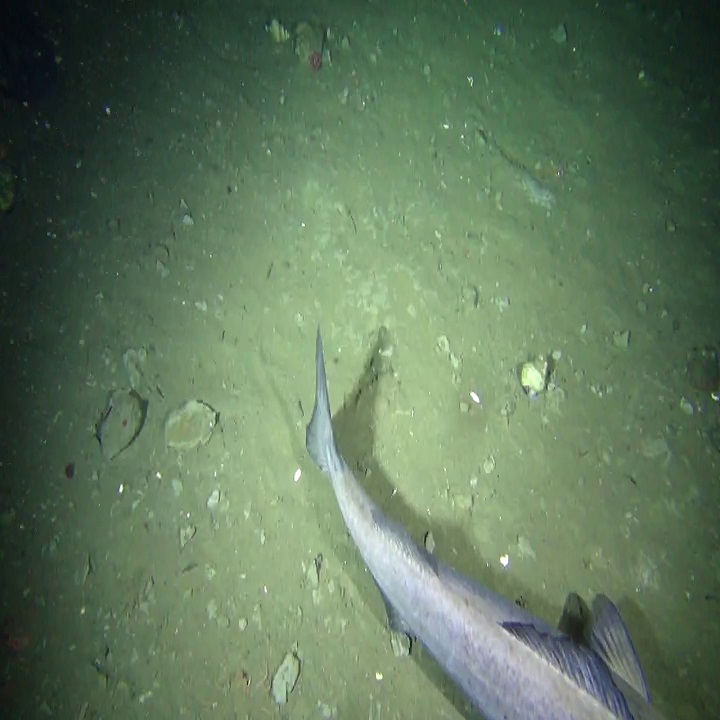
#> input picture 1.jpg, 720 x 720 px
$ python yerelHist.py
#> lines starting #> are read from the running program, lines starting #| are printed output that depends on the picture
import numpy as np
import matplotlib
import matplotlib.pyplot as plt
import cv2

from skimage import data
from skimage.util.dtype import dtype_range
from skimage.util import img_as_ubyte
from skimage import exposure
from skimage.morphology import disk
from skimage.morphology import ball
from skimage.filters import rank
from skimage.io import imread

matplotlib.rcParams['font.size'] = 9


def plot_img_and_hist(image, axes, bins=256):

    ax_img, ax_hist = axes
    ax_cdf = ax_hist.twinx()


    ax_img.imshow(image, cmap=plt.cm.gray)
    ax_img.set_axis_off()


    ax_hist.hist(image.ravel(), bins=bins)
    ax_hist.ticklabel_format(axis='y', style='scientific', scilimits=(0, 0))
    ax_hist.set_xlabel('Pixel intensity')

    xmin, xmax = dtype_range[image.dtype.type]
    ax_hist.set_xlim(xmin, xmax)


    img_cdf, bins = exposure.cumulative_distribution(image, bins)
    ax_cdf.plot(bins, img_cdf, 'r')

    return ax_img, ax_hist, ax_cdf


sk_image = imread('1.jpg')
#> sk_image is the input picture: shape (720, 720, 3); mean R, G, B 96, 118.7, 92.6
sk_image = sk_image.transpose(1,0,2).reshape(720,-1)
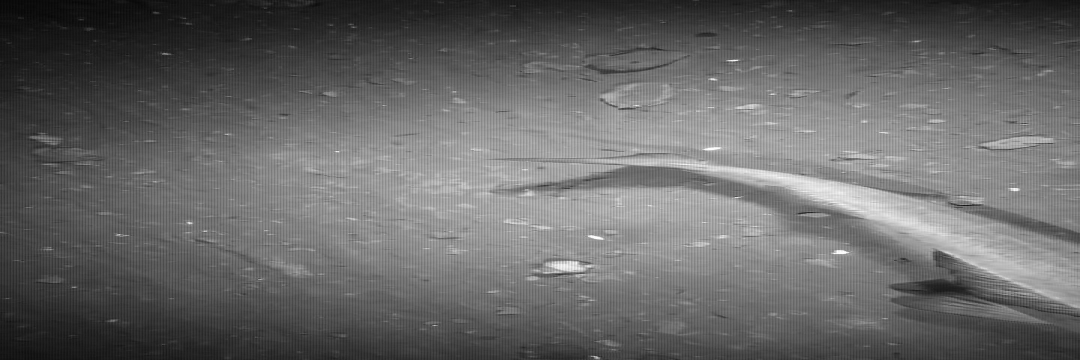
#> sk_image: shape (720, 2160) (shown at 1/2 size); min 0, max 255, mean 102.4
img = img_as_ubyte(sk_image)


img_rescale = exposure.equalize_hist(img)
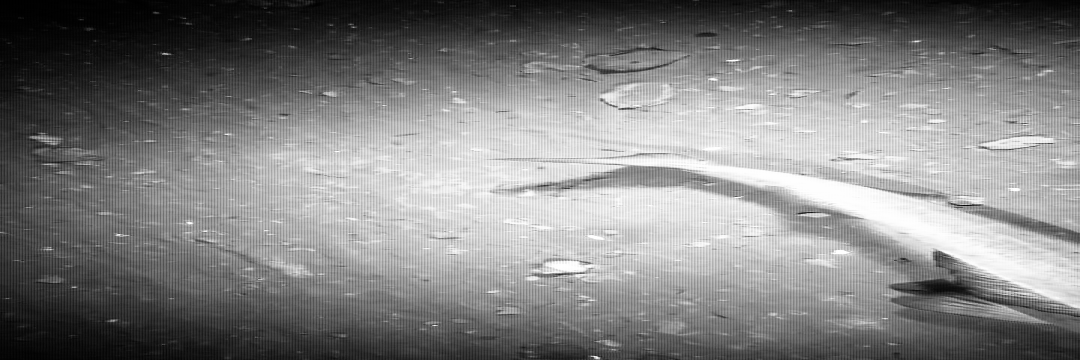
#> img_rescale: shape (720, 2160) float64 (shown at 1/2 size); min 6.43e-07, max 1, mean 0.503


footprint = disk(30)
img_eq = rank.equalize(img, footprint=footprint)
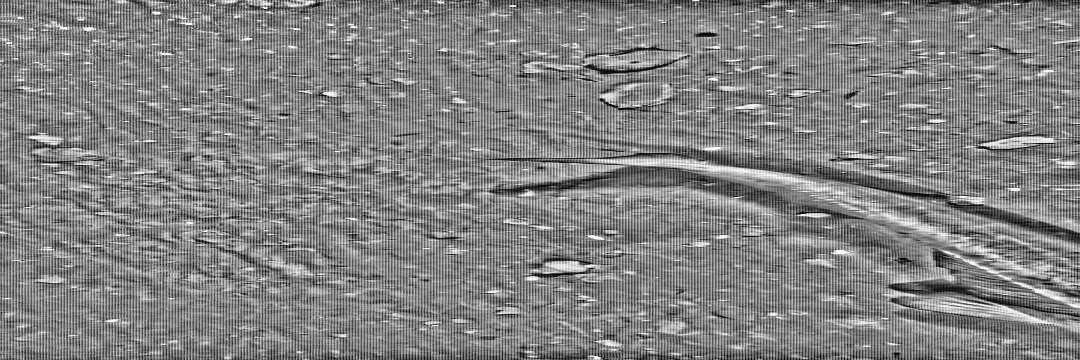
#> img_eq: shape (720, 2160) (shown at 1/2 size); min 0, max 255, mean 129.8


fig = plt.figure(figsize=(8, 5))
axes = np.zeros((2, 3), dtype=object)
axes[0, 0] = plt.subplot(2, 3, 1)
axes[0, 1] = plt.subplot(2, 3, 2, sharex=axes[0, 0], sharey=axes[0, 0])
axes[0, 2] = plt.subplot(2, 3, 3, sharex=axes[0, 0], sharey=axes[0, 0])
axes[1, 0] = plt.subplot(2, 3, 4)
axes[1, 1] = plt.subplot(2, 3, 5)
axes[1, 2] = plt.subplot(2, 3, 6)

ax_img, ax_hist, ax_cdf = plot_img_and_hist(img, axes[:, 0])
#> in plot_img_and_hist, `img_cdf, bins = exposure.cumulative_distribution(image, bins)`: img_cdf = 256 values from 6.43e-07 to 1; bins = 256 values from 0 to 255
ax_img.set_title('Low contrast image')
ax_hist.set_ylabel('Number of pixels')

ax_img, ax_hist, ax_cdf = plot_img_and_hist(img_rescale, axes[:, 1])
ax_img.set_title('Global equalise')

ax_img, ax_hist, ax_cdf = plot_img_and_hist(img_eq, axes[:, 2])
ax_img.set_title('Local equalize')
ax_cdf.set_ylabel('Fraction of total intensity')


fig.subplots_adjust(wspace=0.4)
plt.show()
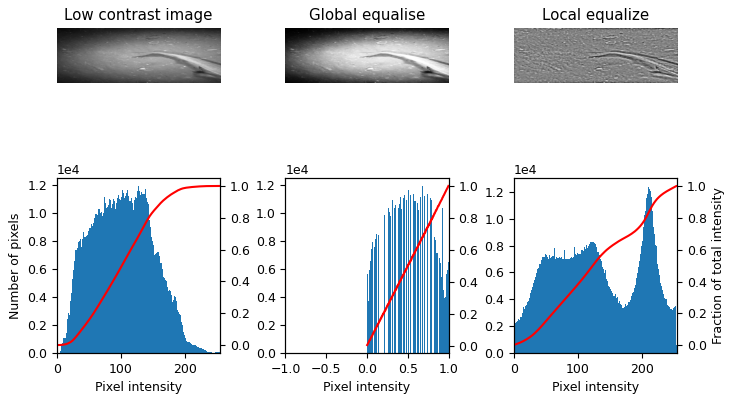
#> figure drawn by matplotlib, 9 panels; panel 4: tallest bar 11885 high, from x = 126.5 to 127.5; panel 5: tallest bar 11885 high, from x = 0.68 to 0.684; panel 6: tallest bar 12417 high, from x = 212.2 to 213.2; panel 7: curve peaks at x = 255, y = 1

$ run again, with 3.jpg copied over 1.jpg
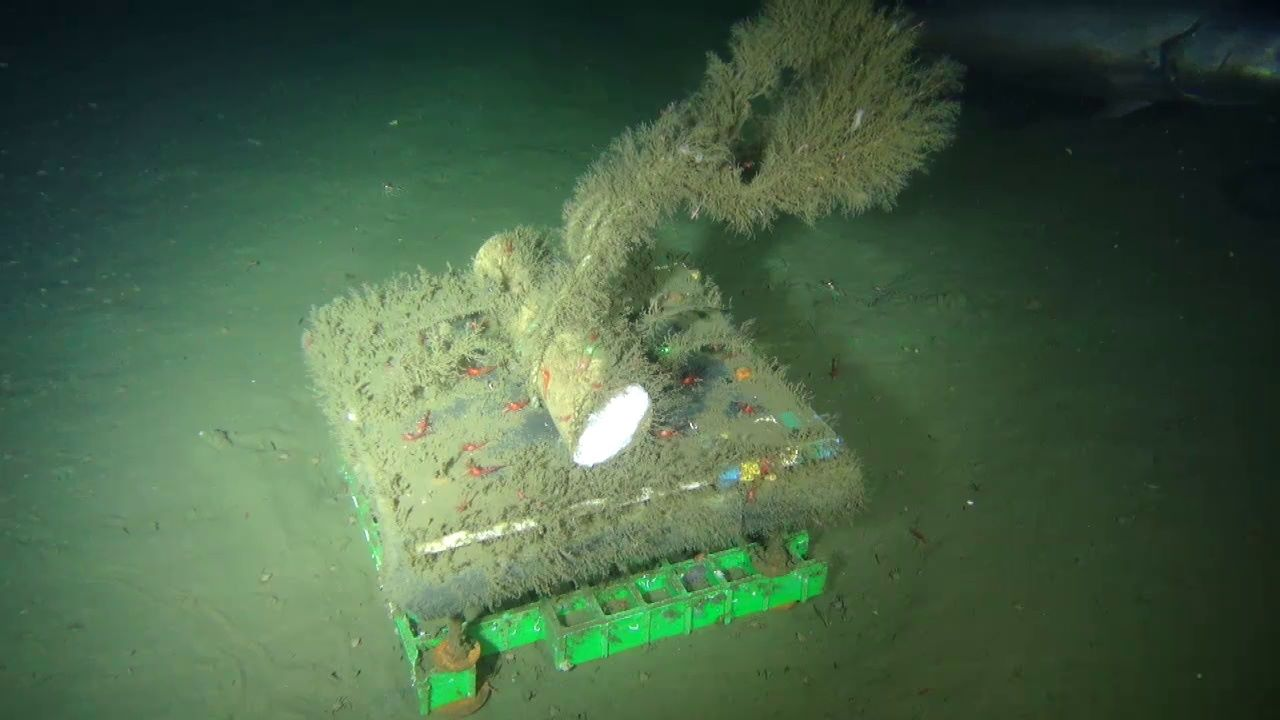
#> input picture 3.jpg, 1280 x 720 px
#> sk_image is the input picture: shape (720, 1280, 3); mean R, G, B 71.2, 97.3, 69.5
#> sk_image: shape (720, 3840)
#> `img_rescale = exposure.equalize_hist(img)`:
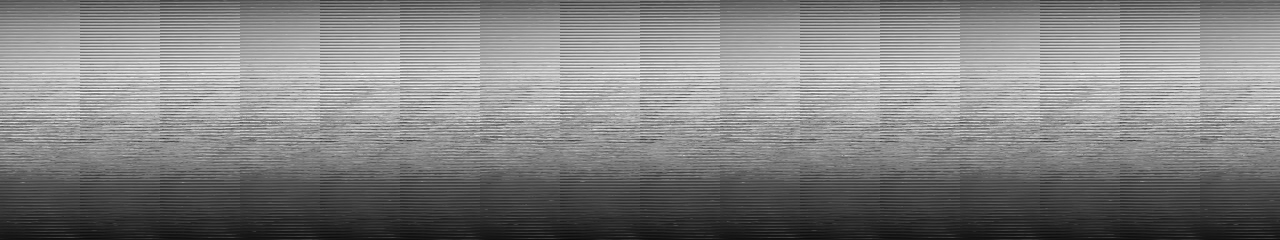
#> img_rescale: shape (720, 3840) float64 (shown at 1/3 size); min 2.1e-05, max 1, mean 0.503
#> `img_eq = rank.equalize(img, footprint=footprint)`:
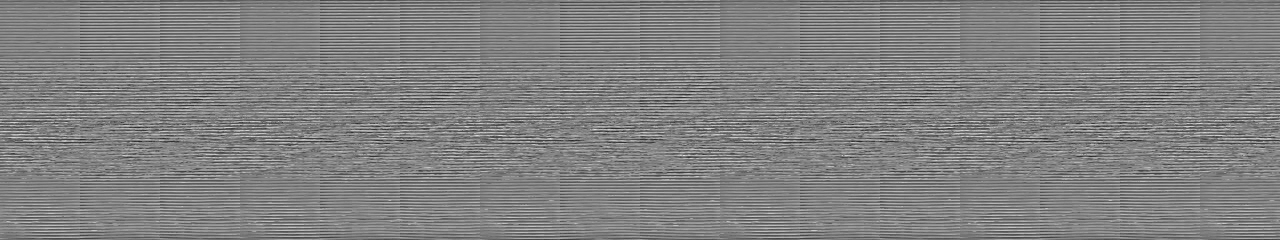
#> img_eq: shape (720, 3840) (shown at 1/3 size); min 0, max 255, mean 128.7
#> img_cdf = 256 values from 2.1e-05 to 1; bins = 256 values from 0 to 255

$ run again, with 5.jpg copied over 1.jpg
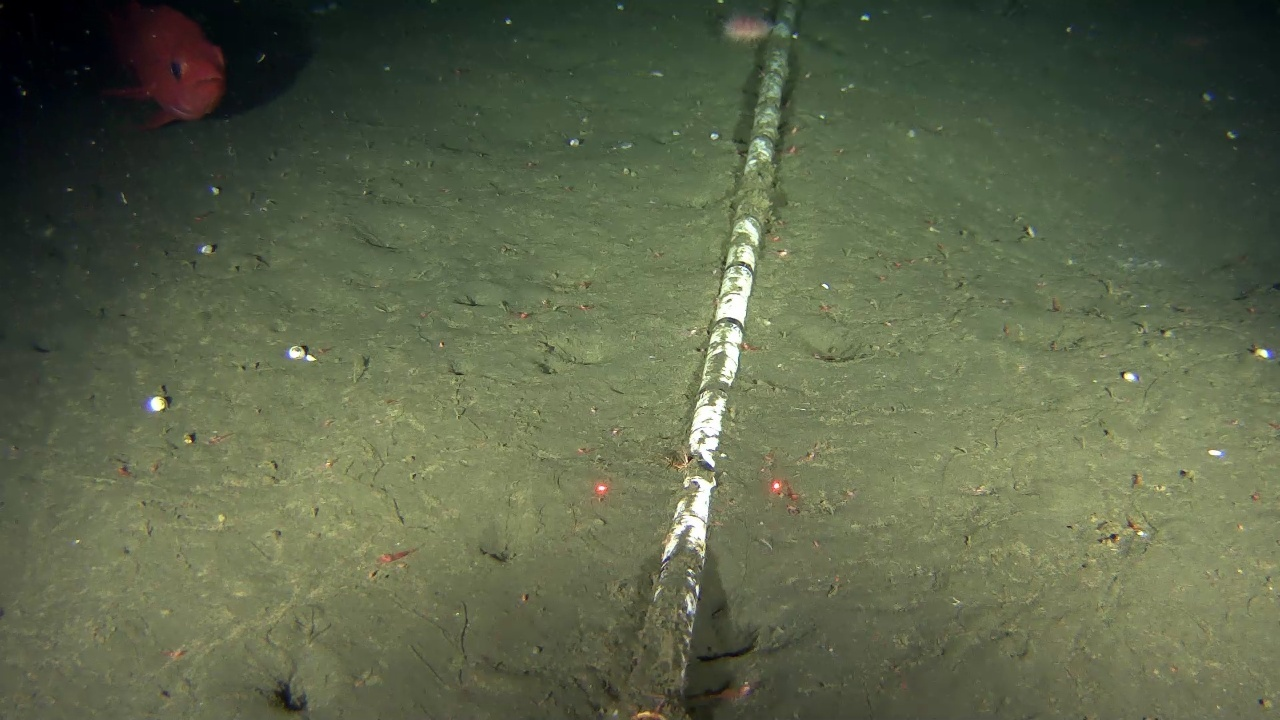
#> input picture 5.jpg, 1280 x 720 px
#> sk_image is the input picture: shape (720, 1280, 3); mean R, G, B 92.2, 100.7, 74.2
#> `sk_image = sk_image.transpose(1,0,2).reshape(720,-1)`:
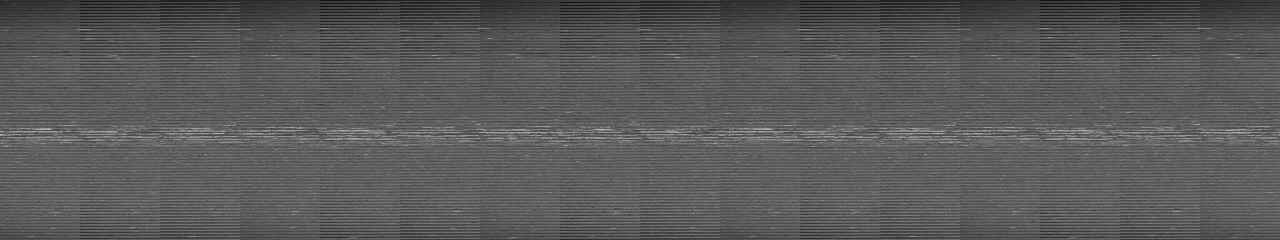
#> sk_image: shape (720, 3840) (shown at 1/3 size); min 0, max 255, mean 89
#> `img_eq = rank.equalize(img, footprint=footprint)`:
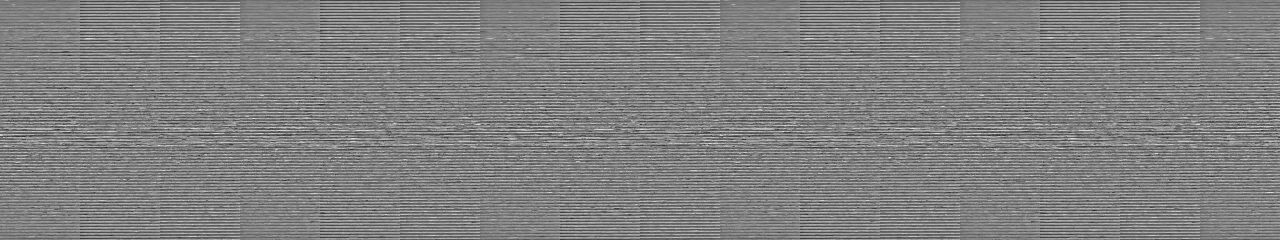
#> img_eq: shape (720, 3840) (shown at 1/3 size); min 0, max 255, mean 128.2
#> img_cdf = 256 values from 0.00256 to 1; bins = 256 values from 0 to 255

$ run again, with 7.jpg copied over 1.jpg
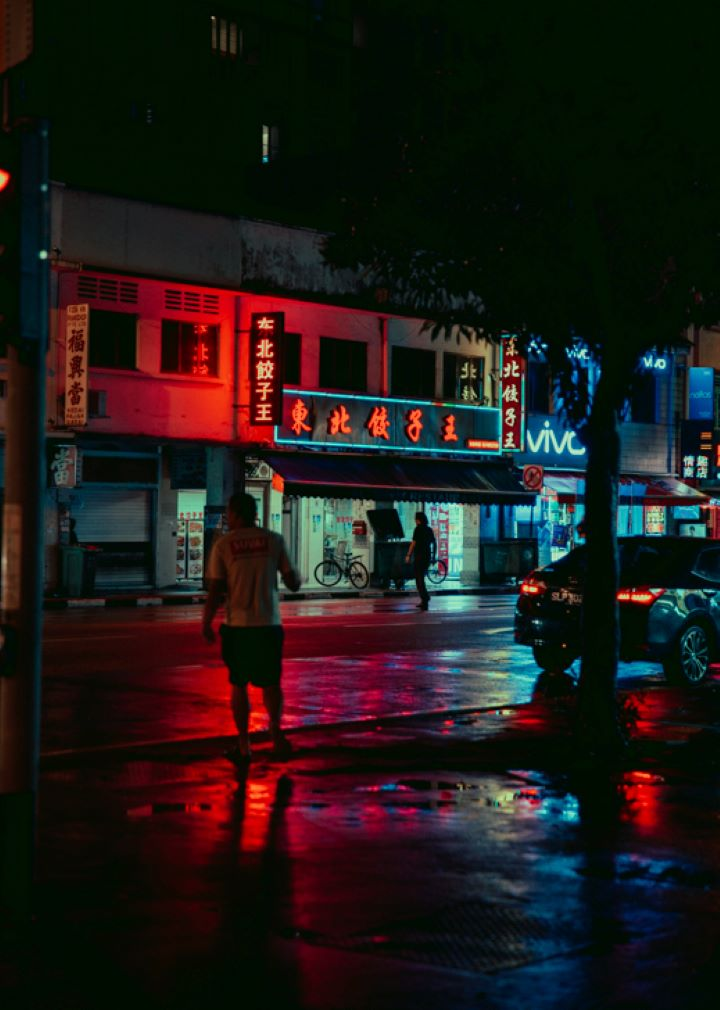
#> input picture 7.jpg, 720 x 1010 px
#> sk_image is the input picture: shape (1010, 720, 3); mean R, G, B 30.9, 25.6, 23.6
#> sk_image: shape (720, 3030)
#> `img_rescale = exposure.equalize_hist(img)`:
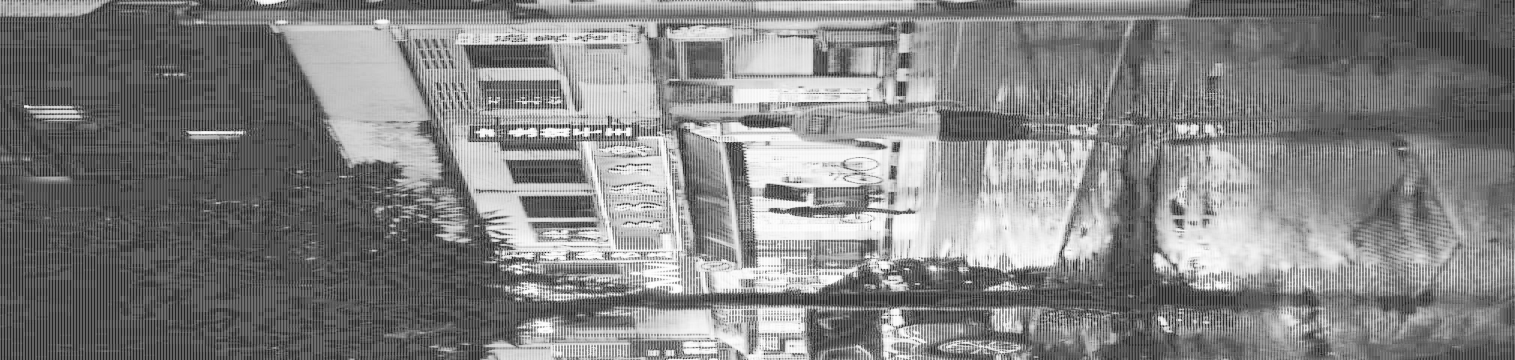
#> img_rescale: shape (720, 3030) float64 (shown at 1/2 size); min 0.134, max 1, mean 0.519
#> `img_eq = rank.equalize(img, footprint=footprint)`:
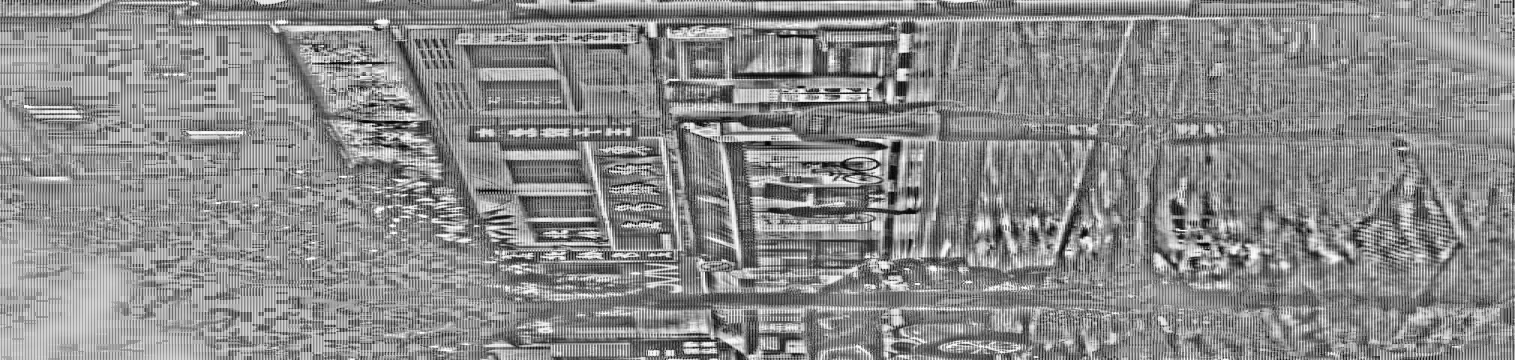
#> img_eq: shape (720, 3030) (shown at 1/2 size); min 0, max 255, mean 138.6
#> img_cdf = 256 values from 0.134 to 1; bins = 256 values from 0 to 255
